Frame 1 (no input): blank canvas, image omitted
Frame 60 (the mouse pressed at the canvas centre just before this capture): blank canvas, image omitted
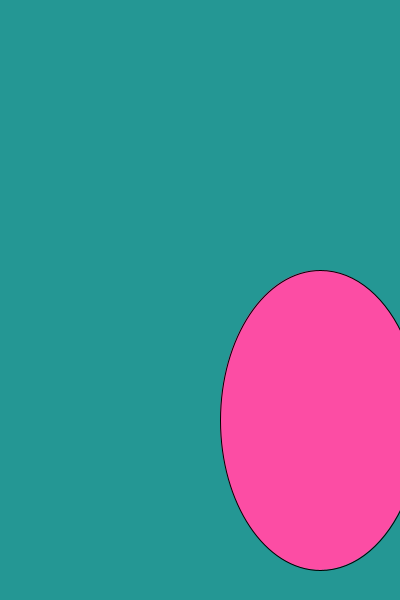
Frame 120 (the mouse held since frame 60 and released just before this capture)

The Processing sketch whose frames 1 and 60 were blank and that drew this single picture after the mouse press (run headless with seeded random() and noise(); from frame 60 on, the mouse is pressed at the canvas centre):

// Processing sketch: processing_62447
// ── processing_62447.pde

float radius;
float ballX;
float ballY;
float xSpeed;
float ySpeed;

void setup()
{
  size(400, 600);
  background(255, 255, 255);
  smooth();
  frameRate(40);
  radius = 20;
  ballX = width/2;
  ballY = height/2;
  xSpeed = 1;
  ySpeed = 1;
}

void draw()
{
  background(random(255),random(255), random(255));
  fill(random(255),random(255) ,random(255) );

  // Is ball at the bottom?
  if (ballY >= height-radius )
  {
   ballY = height-radius;
   ySpeed = ySpeed * (-1) ;
  }

  // Is ball at the top?
  if (ballY <= radius )
  {
   ballY = radius;
   ySpeed = ySpeed * (-1) ;
  }

  // Is ball at the right edge?
  if (ballX >= width-radius )
  {
   ballX = width-radius;
   xSpeed = xSpeed * (-1) ;
  }

  // Is ball at the left edge?
  if (ballX <= radius )
  {
   ballX = radius;
   xSpeed = xSpeed * (-1) ;
  }

  ballX = ballX + xSpeed;
  ballY = ballY + ySpeed;
  ellipse( ballX, ballY,mouseX ,mouseY  );
  println("x=" + ballX + " y=" + ballY);
}

void mouseDragged()
{
  ballX = mouseX;
  xSpeed = mouseX - pmouseX ;

  ballY = mouseY;
  ySpeed = mouseY - pmouseY ;
}
